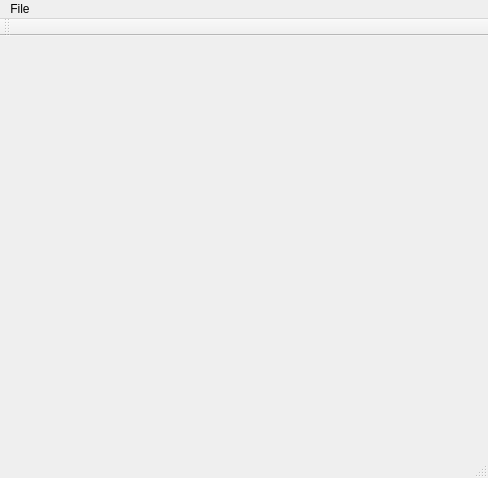
<?xml version="1.0" encoding="UTF-8"?>
<ui version="4.0">
 <class>MainWindow</class>
 <widget class="QMainWindow" name="MainWindow">
  <property name="geometry">
   <rect>
    <x>0</x>
    <y>0</y>
    <width>488</width>
    <height>478</height>
   </rect>
  </property>
  <property name="windowTitle">
   <string>MainWindow</string>
  </property>
  <widget class="QWidget" name="centralWidget"/>
  <widget class="QMenuBar" name="menuBar">
   <property name="geometry">
    <rect>
     <x>0</x>
     <y>0</y>
     <width>488</width>
     <height>21</height>
    </rect>
   </property>
   <widget class="QMenu" name="menuTower_Animator">
    <property name="title">
     <string>File</string>
    </property>
    <addaction name="actionExit"/>
   </widget>
   <addaction name="menuTower_Animator"/>
  </widget>
  <widget class="QToolBar" name="mainToolBar">
   <attribute name="toolBarArea">
    <enum>TopToolBarArea</enum>
   </attribute>
   <attribute name="toolBarBreak">
    <bool>false</bool>
   </attribute>
  </widget>
  <widget class="QStatusBar" name="statusBar"/>
  <action name="actionExit">
   <property name="text">
    <string>Exit</string>
   </property>
  </action>
 </widget>
 <layoutdefault spacing="6" margin="11"/>
 <resources/>
 <connections/>
</ui>
